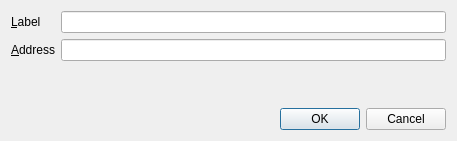
<?xml version="1.0" encoding="UTF-8"?>
<ui version="4.0">
 <class>EditAddressDialog</class>
 <widget class="QDialog" name="EditAddressDialog">
  <property name="geometry">
   <rect>
    <x>0</x>
    <y>0</y>
    <width>457</width>
    <height>141</height>
   </rect>
  </property>
  <property name="windowTitle">
   <string>Edit Address</string>
  </property>
  <layout class="QVBoxLayout" name="verticalLayout">
   <item>
    <layout class="QFormLayout" name="formLayout">
     <property name="fieldGrowthPolicy">
      <enum>QFormLayout::AllNonFixedFieldsGrow</enum>
     </property>
     <item row="0" column="0">
      <widget class="QLabel" name="label">
       <property name="text">
        <string>&amp;Label</string>
       </property>
       <property name="buddy">
        <cstring>labelEdit</cstring>
       </property>
      </widget>
     </item>
     <item row="0" column="1">
      <widget class="QLineEdit" name="labelEdit">
       <property name="toolTip">
        <string>The label associated with this address book entry</string>
       </property>
      </widget>
     </item>
     <item row="1" column="0">
      <widget class="QLabel" name="label_2">
       <property name="text">
        <string>&amp;Address</string>
       </property>
       <property name="buddy">
        <cstring>addressEdit</cstring>
       </property>
      </widget>
     </item>
     <item row="1" column="1">
      <widget class="QLineEdit" name="addressEdit">
       <property name="toolTip">
        <string>The address associated with this address book entry. This can only be modified for sending addresses.</string>
       </property>
      </widget>
     </item>
    </layout>
   </item>
   <item>
    <widget class="QDialogButtonBox" name="buttonBox">
     <property name="orientation">
      <enum>Qt::Horizontal</enum>
     </property>
     <property name="standardButtons">
      <set>QDialogButtonBox::Cancel|QDialogButtonBox::Ok</set>
     </property>
    </widget>
   </item>
  </layout>
 </widget>
 <resources/>
 <connections>
  <connection>
   <sender>buttonBox</sender>
   <signal>accepted()</signal>
   <receiver>EditAddressDialog</receiver>
   <slot>accept()</slot>
   <hints>
    <hint type="sourcelabel">
     <x>248</x>
     <y>254</y>
    </hint>
    <hint type="destinationlabel">
     <x>157</x>
     <y>274</y>
    </hint>
   </hints>
  </connection>
  <connection>
   <sender>buttonBox</sender>
   <signal>rejected()</signal>
   <receiver>EditAddressDialog</receiver>
   <slot>reject()</slot>
   <hints>
    <hint type="sourcelabel">
     <x>316</x>
     <y>260</y>
    </hint>
    <hint type="destinationlabel">
     <x>286</x>
     <y>274</y>
    </hint>
   </hints>
  </connection>
 </connections>
</ui>
